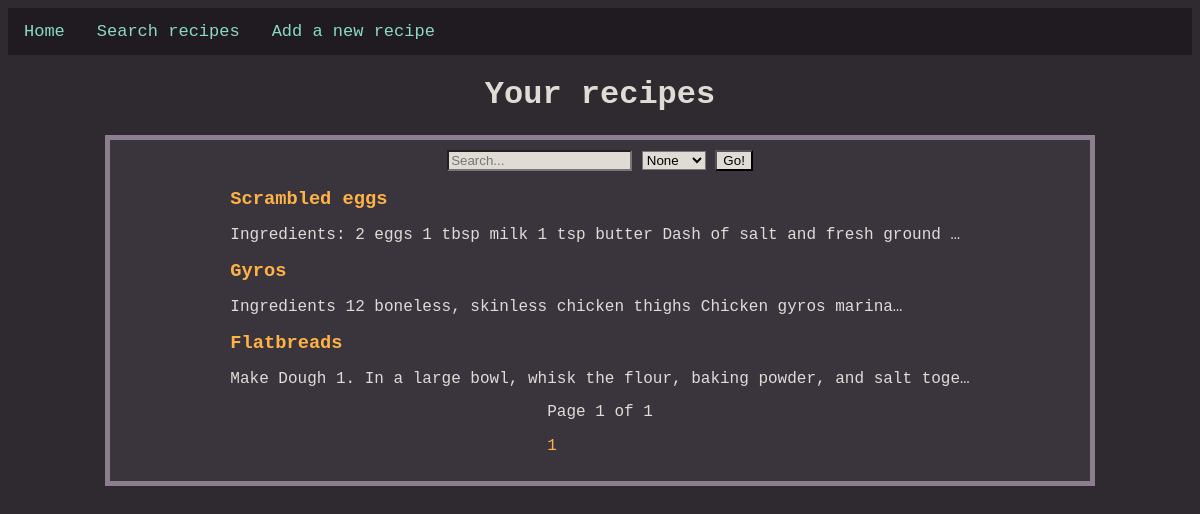
/recipes/?page=2, run on an earlier commit of the app's database.
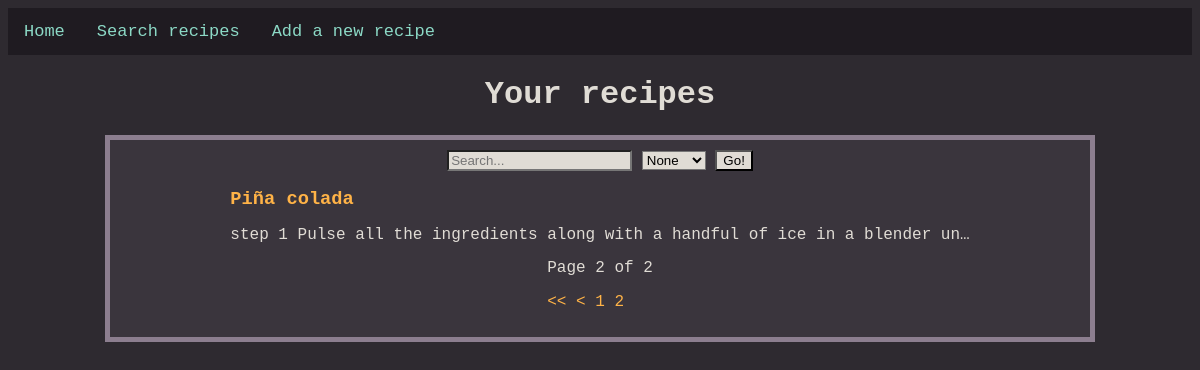
And on a later commit of the database.
### recipesMain/models.py (models this page shows, shortened)
class recipe(models.Model):
    recipeId = models.BigAutoField(primary_key = True)
    title = models.CharField(max_length = 50)
    ingredients = models.TextField()
    body = models.TextField()
    tag = models.ManyToManyField(category, db_column = "categoryTitle")
    class Meta:
        db_table = "recipe"

### recipesMain/views.py (the view)
# urls.py: path("", views.listRecipesView, name="listRecipesView"),
def listRecipesView(request):
    categories = category.objects.all()
    q = request.GET.get("q", default="")
    tagDDM = request.GET.get("tagDDM", default="")
    recipesDisp = recipe.objects.filter((Q(title__icontains=q) |
                                        Q(body__icontains=q)) &
                                        Q(tag__categoryTitle__icontains=tagDDM))
    paginator = P(recipesDisp, 4)
    pageObj = paginator.get_page(request.GET.get('page'))
    return render(request, "recipeViews/recipeList.html", {"category": categories, "pageObj": pageObj})

### templates/recipeViews/recipeList.html (shortened to what this page needs)
{% extends "base.html" %}
{% load static %}
{% block content %}
<div class="centreTitle">
    <h1>Your recipes</h1>
</div>
<div class="centreColumn">
    <form class="searchbar" action="/recipes/" method="get">
        <input name="q" type="text" placeholder="Search..." />
        <select name="tagDDM">
            <option value="">None</option>
        </select>
        <input type="submit" value="Go!" />
    </form>
    <div>
        {% if pageObj %}
            {% for getdata in pageObj %}
            <article class="entry">
                <h3><a class="recipeLink" href="/recipes/{{ getdata.recipeId }}">{{ getdata.title }}</a></h3><p>{{ getdata.body | truncatechars:80 }}</p>
            </article>
            {% endfor %}
        {% else %}
            <p class="noResult">No results. Maybe you should write this one next!</p>
        {% endif %}
    </div>
    <div class="pagination">
        <span>
            Page {{ pageObj.number }} of {{ pageObj.paginator.num_pages }}
        </span>
        <p>
        {% if pageObj.has_previous %}
            <a href="?page=1"><<</a>
            <a href="?page={{ pageObj.previous_page_number }}"><</a>
        {% endif %}
        {% for num in pageObj.paginator.page_range %}
            {% if page_obj.number == num %}
                <strong>{{ num }}</strong>
            {% else %}
                <a href="?page={{ num }}">{{ num }}</a>
            {% endif %}
        {% endfor %}
        </p>
    </div>
</div>
{% endblock %}

What changed in the data, as far as the page shows it:
no longer on this page (row unchanged): recipe: title "Scrambled eggs", body "Ingredients: 2 eggs 1 tbsp milk 1 tsp butter Dash of salt and fresh ground …"
no longer on this page (row unchanged): recipe: title "Gyros", body "Ingredients 12 boneless, skinless chicken thighs Chicken gyros marina…"
no longer on this page (row unchanged): recipe: title "Flatbreads", body "Make Dough 1. In a large bowl, whisk the flour, baking powder, and salt toge…"
added recipe: title "Piña colada", body "step 1 Pulse all the ingredients along with a handful of ice in a blender un…"
Also different on the page:
{{ pageObj.number }}: "1" → "2"
{{ pageObj.paginator.num_pages }}: "1" → "2"
new list line: "2"
